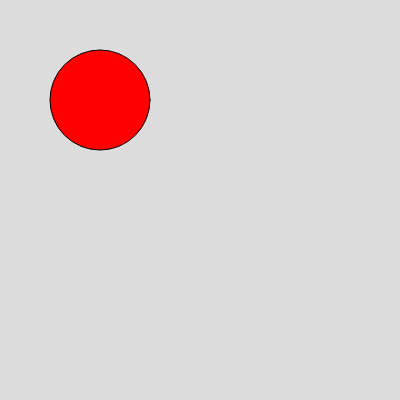
Frame 1 (no input)
Frame 60 (no input): identical to frame 1, image omitted
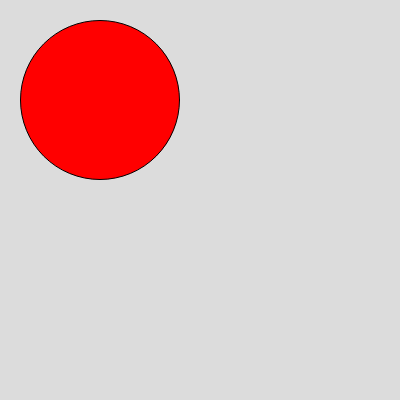
Frame 120 (the mouse pressed at the canvas centre since frame 60)

The p5.js sketch that drew these frames (run headless with seeded random() and noise() and a simulated clock; from frame 60 on, the mouse is pressed at the canvas centre):

// p5.js sketch
// ── sketch.js
var r;
var t;
var size;

function setup() {
  createCanvas(400, 400);
  r = color(255, 0, 0);
  size = 100;
  t = color(0, 255, 0);
}

function draw() {
  background(220);

  fill(r);
  ellipse(100, 100, size, size);

  if (keyIsPressed) {
    if (key == 'b') {
      r = color(0);
    } else if (key == 'm') {
      r = color(0, 255, 0);
    } else if (key == 'n') {
      r = color(0, 0, 255);
    }
  }
  if (mouseIsPressed) {
    size++
  }


}
